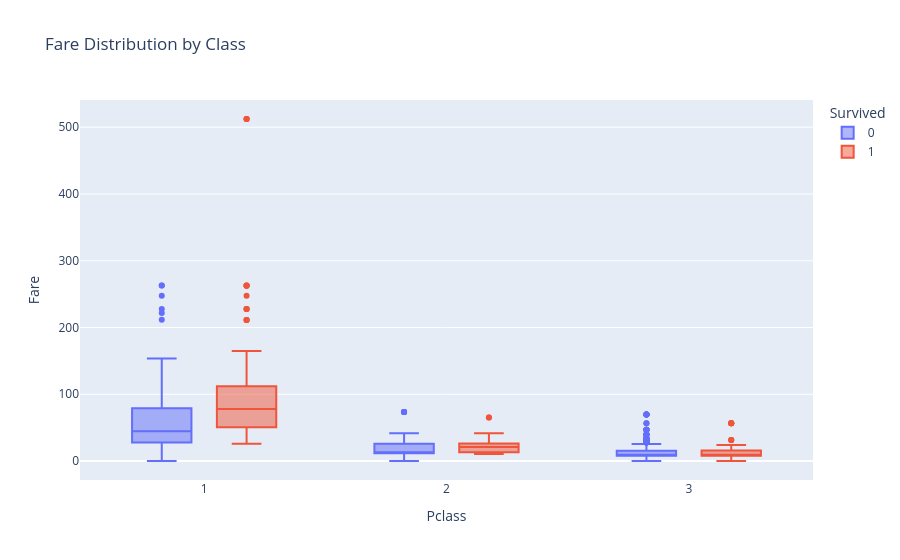

Notebook cell for this chart:
### Markdown cell above
## Step 7: Interactive Visualization (Plotly)

### Code cell
fig = px.box(df, x='Pclass', y='Fare', color='Survived', title='Fare Distribution by Class')
fig.show()

### Figure 1 — Plotly figure (JSON) as saved in the notebook; plotly's stock layout.template omitted (floating-point values rounded to 4 significant figures; data arrays with more than 128 entries replaced by an {"elided": "..."} marker saying what was removed)
{"data": [{"alignmentgroup": "True", "hovertemplate": "Survived=0<br>Pclass=%{x}<br>Fare=%{y}<extra></extra>", "legendgroup": "0", "marker": {"color": "#636efa"}, "name": "0", "notched": false, "offsetgroup": "0", "orientation": "v", "showlegend": true, "type": "box", "x": {"elided": "549 int values"}, "x0": " ", "xaxis": "x", "y": {"elided": "549 float values"}, "y0": " ", "yaxis": "y"}, {"alignmentgroup": "True", "hovertemplate": "Survived=1<br>Pclass=%{x}<br>Fare=%{y}<extra></extra>", "legendgroup": "1", "marker": {"color": "#EF553B"}, "name": "1", "notched": false, "offsetgroup": "1", "orientation": "v", "showlegend": true, "type": "box", "x": {"elided": "342 int values"}, "x0": " ", "xaxis": "x", "y": {"elided": "342 float values"}, "y0": " ", "yaxis": "y"}], "layout": {"boxmode": "group", "legend": {"title": {"text": "Survived"}, "tracegroupgap": 0}, "title": {"text": "Fare Distribution by Class"}, "xaxis": {"anchor": "y", "domain": [0, 1], "title": {"text": "Pclass"}}, "yaxis": {"anchor": "x", "domain": [0, 1], "title": {"text": "Fare"}}}}
